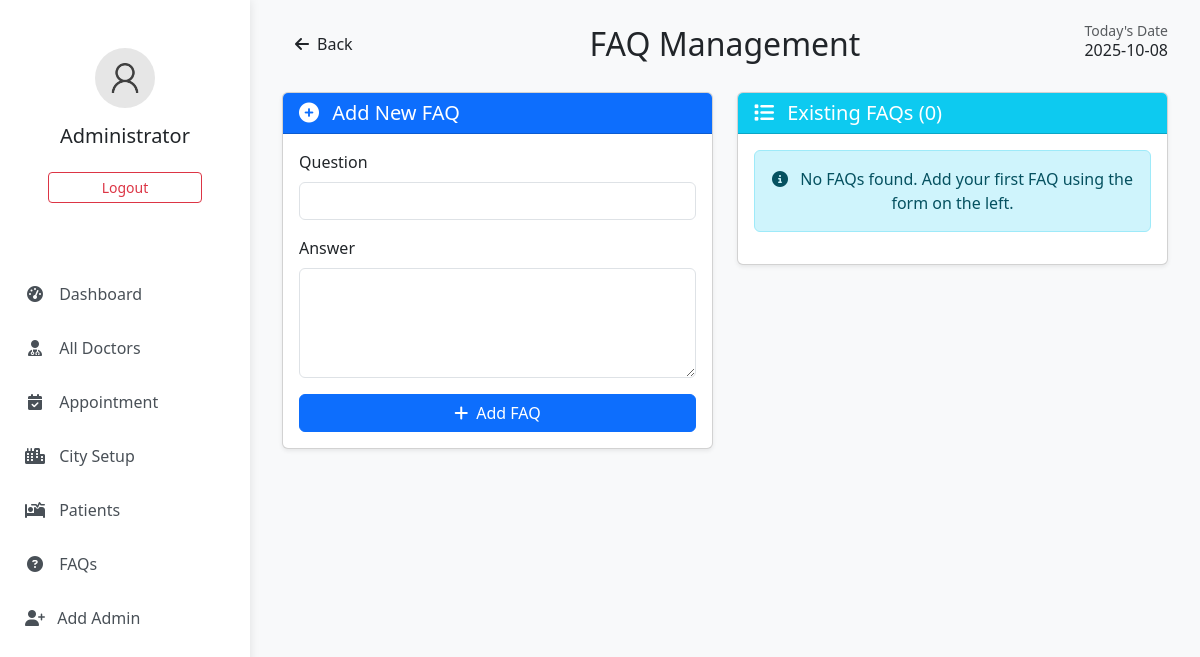
Before: /admin/faq.php with the older database file.
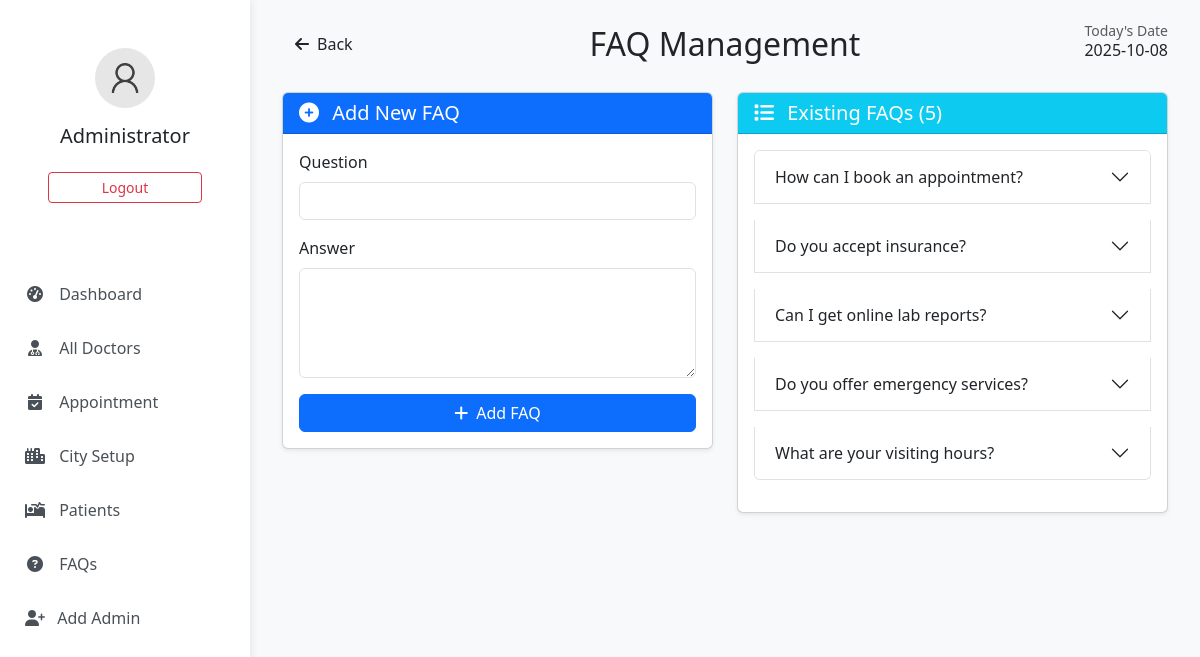
After: the same page with the newer database file.
### tables this page shows
CREATE TABLE `faqs` (
  `id` int(11) NOT NULL,
  `question` varchar(225) NOT NULL,
  `answer` varchar(225) NOT NULL
);

### admin/faq.php (the view, shortened to what the changed rows need)
<?php
include("../connection.php");
$faqs = [];
$result = mysqli_query($con, "SELECT * FROM faqs ORDER BY id DESC");
if ($result && mysqli_num_rows($result) > 0) {
    while ($row = mysqli_fetch_assoc($result)) {
        $faqs[] = $row;
    }
}
?>
<!DOCTYPE html>
<html lang="en">
<head>
    <link rel="stylesheet" href="https://cdnjs.cloudflare.com/ajax/libs/font-awesome/6.4.0/css/all.min.css">
    <link href="https://cdn.jsdelivr.net/npm/bootstrap@5.3.2/dist/css/bootstrap.min.css" rel="stylesheet">
</head>
<body>
    <?php include 'sidebar.php'; ?>
    <div class="dash-body animate-fade">
        <div class="container-fluid">
            <div class="row mb-4">
                <div class="col-12">
                    <div class="d-flex justify-content-between align-items-center">
                        <h2 class="mb-0 text-center">FAQ Management</h2>
                    </div>
                </div>
            </div>
            <div class="row">
                <div class="col-lg-6">
                    <div class="card shadow-sm">
                        <div class="card-header bg-info text-white">
                            <h5 class="card-title mb-0">
                                <i class="fas fa-list me-2"></i>
                                Existing FAQs (<?php echo count($faqs); ?>)
                            </h5>
                        </div>
                        <div class="card-body">
                            <?php if (count($faqs) > 0): ?>
                                <div class="accordion" id="faqAccordion">
                                    <?php foreach ($faqs as $index => $faq): ?>
                                        <div class="accordion-item faq-item mb-3">
                                            <h2 class="accordion-header" id="heading<?php echo $faq['id']; ?>">
                                                <button class="accordion-button collapsed" type="button"
                                                        data-bs-toggle="collapse"
                                                        data-bs-target="#collapse<?php echo $faq['id']; ?>"
                                                        aria-expanded="false"
                                                        aria-controls="collapse<?php echo $faq['id']; ?>">
                                                    <?php echo htmlspecialchars($faq['question']); ?>
                                                </button>
                                            </h2>
                                        </div>
                                    <?php endforeach; ?>
                                </div>
                            <?php else: ?>
                                <div class="alert alert-info text-center">
                                    <i class="fas fa-info-circle me-2"></i>
                                    No FAQs found. Add your first FAQ using the form on the left.
                                </div>
                            <?php endif; ?>
                        </div>
                    </div>
                </div>
            </div>
        </div>
    </div>
</body>
</html>

Changed rows visible on the page:
added faqs: question "How can I book an appointment?"
added faqs: question "Do you accept insurance?"
added faqs: question "Can I get online lab reports?"
added faqs: question "Do you offer emergency services?"
added faqs: question "What are your visiting hours?"
Other visible differences:
count($faqs): "0" → "5"
text no longer shown: "No FAQs found. Add your first FAQ using the form on the left."
